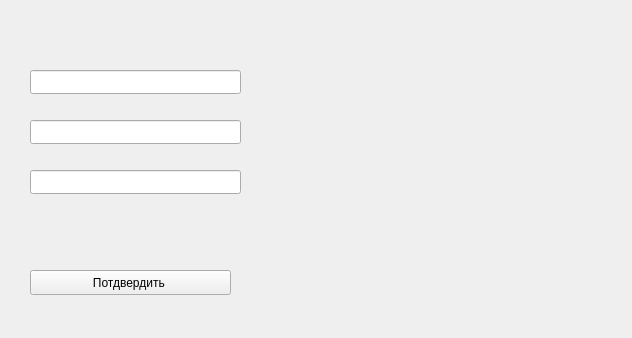
<?xml version="1.0" encoding="UTF-8"?>
<ui version="4.0">
 <class>Form</class>
 <widget class="QWidget" name="Form">
  <property name="geometry">
   <rect>
    <x>0</x>
    <y>0</y>
    <width>632</width>
    <height>338</height>
   </rect>
  </property>
  <property name="windowTitle">
   <string>Form</string>
  </property>
  <widget class="QLineEdit" name="lineEdit">
   <property name="geometry">
    <rect>
     <x>30</x>
     <y>70</y>
     <width>211</width>
     <height>24</height>
    </rect>
   </property>
  </widget>
  <widget class="QLineEdit" name="lineEdit_2">
   <property name="geometry">
    <rect>
     <x>30</x>
     <y>120</y>
     <width>211</width>
     <height>24</height>
    </rect>
   </property>
  </widget>
  <widget class="QLineEdit" name="lineEdit_3">
   <property name="geometry">
    <rect>
     <x>30</x>
     <y>170</y>
     <width>211</width>
     <height>24</height>
    </rect>
   </property>
  </widget>
  <widget class="QPushButton" name="pushButton">
   <property name="geometry">
    <rect>
     <x>30</x>
     <y>270</y>
     <width>201</width>
     <height>25</height>
    </rect>
   </property>
   <property name="text">
    <string>Потдвердить </string>
   </property>
  </widget>
 </widget>
 <resources/>
 <connections/>
</ui>
